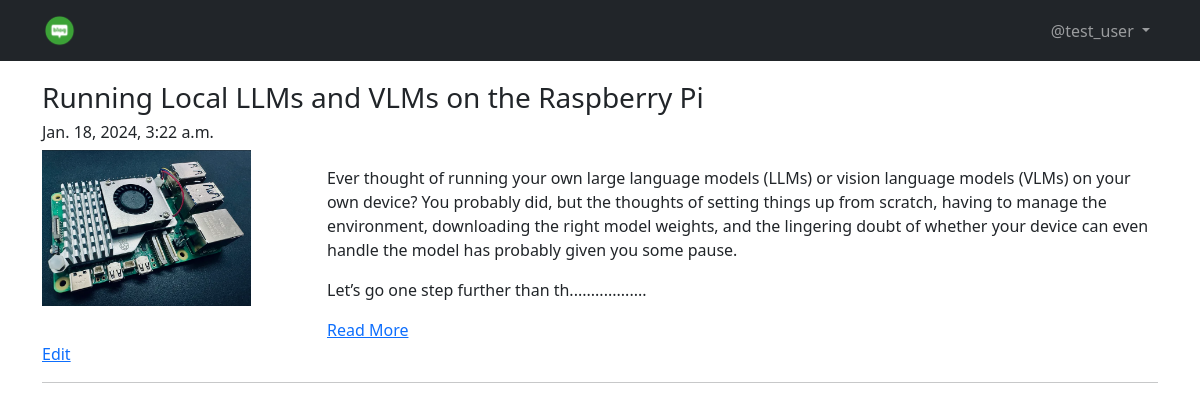
The page /blog/my-blogs/ (signed in) on the database its author committed.
### App_Blog/models.py (models this page shows, shortened)
class Blog(models.Model):
    author = models.ForeignKey(User, on_delete=models.CASCADE, related_name='post_author')
    blog_title = models.CharField(max_length=264, verbose_name='Put a new blog Title')
    slug = models.SlugField(max_length=264, unique=True)
    blog_content = models.TextField(verbose_name='What is on your mind?')
    blog_image = models.ImageField(upload_to='blog_images', verbose_name='Image')
    publish_date = models.DateTimeField(auto_now_add=True)
    update_date = models.DateTimeField(auto_now=True)
    class Meta:
        ordering = ['-publish_date',]

### App_Blog/views.py (the view)
# urls.py: path('my-blogs/', views.MyBlogs.as_view(), name='my_blogs'),
class MyBlogs(LoginRequiredMixin, TemplateView):
    template_name = 'App_Blog/my_blogs.html'

### App_Blog/templatetags/custom_filters.py (called while the page is built)
def range_filter(value):
    return value[0:400] + ".................."

### templates/App_Blog/my_blogs.html (shortened to what this page needs)
{% extends 'base.html' %}
{% load custom_filters %}
{% block body_block %}
{% for blog in user.post_author.all %}
<h3>{{blog.blog_title}}</h3>
<h6>{{blog.publish_date}}</h6>
<div class="row">
  <div class="col-sm-3">
    <img src="/media/{{blog.blog_image}}" width="80%">
  </div>
  <div class="col-sm-9">
    <p>{{blog.blog_content|range_filter|linebreaks}}</p>
    <a href="{% url 'App_Blog:blog_details' slug=blog.slug %}">Read More</a>
  </div>
</div>
<a href="{% url 'App_Blog:edit_blog' pk=blog.pk %}">Edit</a>
<hr>
{% endfor %}
{% endblock %}

### templates/base.html (shortened to what this page needs)
{% load static %}
<!DOCTYPE html>
<html lang="en">
<head>
  <link href="https://cdn.jsdelivr.net/npm/bootstrap@5.3.2/dist/css/bootstrap.min.css" rel="stylesheet">
  <link rel="stylesheet" href="{% static "css/style.css" %}">
</head>
<body>
  <nav class="navbar navbar-expand-sm bg-dark navbar-dark">
    <div class="container">
      <a class="navbar-brand" href="{% url 'index' %}"><img src="/media/logo2.png" width="35px"></a>
      <ul class="navbar-nav ms-auto">
        {% if user.is_authenticated %}
        <div class="nav-item dropdown">
          <a class="nav-link dropdown-toggle" href="#" role="button" data-bs-toggle="dropdown" aria-expanded="false">
            @{{user.username}}
          </a>
        </div>
        {% endif %}
      </ul>
    </div>
  </nav>
  <div class="container" style="padding-top:20px">
    {% block body_block %}
    {% endblock %}
  </div>
</body>
</html>

### rows shown on the page
Blog: blog_title "Running Local LLMs and VLMs on the Raspberry Pi", publish_date "Jan. 18, 2024, 3:22 a.m.", blog_image (picture), blog_content|range_filter "Ever thought of running your own large language models (LLMs) or vision language models (VLMs) on your own device? You probably did, but the thoughts of setting things up from scratch, having to manage the environment, downloading the right model weights, and the lingering doubt of whether your device can even handle the model has probably given you some pause. Let’s go one step further than th.................."

### other values the page prints
{{ user.username }} "test_user"
